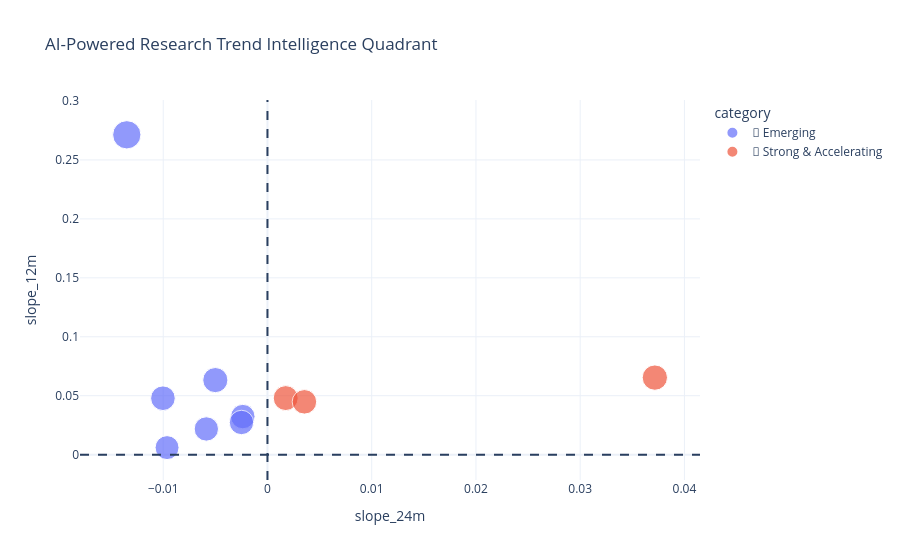

Notebook cell for this chart:
### Code cell
df_plot = topics_df.dropna()
df_plot["category"] = df_plot.apply(assign_quadrant, axis=1)
fig = px.scatter(
    df_plot,
    x="slope_24m",
    y="slope_12m",
    size="growth_size",
    color="category",
    hover_name="label",
    title="AI-Powered Research Trend Intelligence Quadrant"
)

fig.add_vline(x=0, line_dash="dash")
fig.add_hline(y=0, line_dash="dash")

fig.update_layout(template="plotly_white")

fig.show()

### Figure 1 — Plotly figure (JSON) as saved in the notebook; plotly's stock layout.template omitted (floating-point values rounded to 4 significant figures)
{"data": [{"hovertemplate": "<b>%{hovertext}</b><br><br>category=🌱 Emerging<br>slope_24m=%{x}<br>slope_12m=%{y}<br>growth_size=%{marker.size}<extra></extra>", "hovertext": ["Recipes recipe dietary", "Regret bandits algorithm", "Patents technology intellectual", "Auction bidding auctions", "Private dp differential", "Variables discovery causality", "Reinforcement rl learning"], "legendgroup": "🌱 Emerging", "marker": {"color": "#636efa", "size": [50.0, 39.5, 37.87, 37.34, 37.29, 36.96, 35.87], "sizemode": "area", "sizeref": 0.125, "symbol": "circle"}, "mode": "markers", "name": "🌱 Emerging", "orientation": "v", "showlegend": true, "type": "scatter", "x": [-0.01349, -0.005001, -0.01003, -0.002365, -0.002492, -0.005863, -0.009632], "xaxis": "x", "y": [0.2713, 0.06324, 0.04786, 0.0323, 0.02732, 0.02179, 0.00598], "yaxis": "y"}, {"hovertemplate": "<b>%{hovertext}</b><br><br>category=🚀 Strong & Accelerating<br>slope_24m=%{x}<br>slope_12m=%{y}<br>growth_size=%{marker.size}<extra></extra>", "hovertext": ["Brain signals decoding", "Reality ar virtual", "Generation sampling models"], "legendgroup": "🚀 Strong & Accelerating", "marker": {"color": "#EF553B", "size": [38.87, 37.59, 40.03], "sizemode": "area", "sizeref": 0.125, "symbol": "circle"}, "mode": "markers", "name": "🚀 Strong & Accelerating", "orientation": "v", "showlegend": true, "type": "scatter", "x": [0.00175, 0.003546, 0.03716], "xaxis": "x", "y": [0.04799, 0.04481, 0.06536], "yaxis": "y"}], "layout": {"legend": {"itemsizing": "constant", "title": {"text": "category"}, "tracegroupgap": 0}, "shapes": [{"line": {"dash": "dash"}, "type": "line", "x0": 0, "x1": 0, "xref": "x", "y0": 0, "y1": 1, "yref": "y domain"}, {"line": {"dash": "dash"}, "type": "line", "x0": 0, "x1": 1, "xref": "x domain", "y0": 0, "y1": 0, "yref": "y"}], "title": {"text": "AI-Powered Research Trend Intelligence Quadrant"}, "xaxis": {"anchor": "y", "domain": [0, 1], "title": {"text": "slope_24m"}}, "yaxis": {"anchor": "x", "domain": [0, 1], "title": {"text": "slope_12m"}}}}
